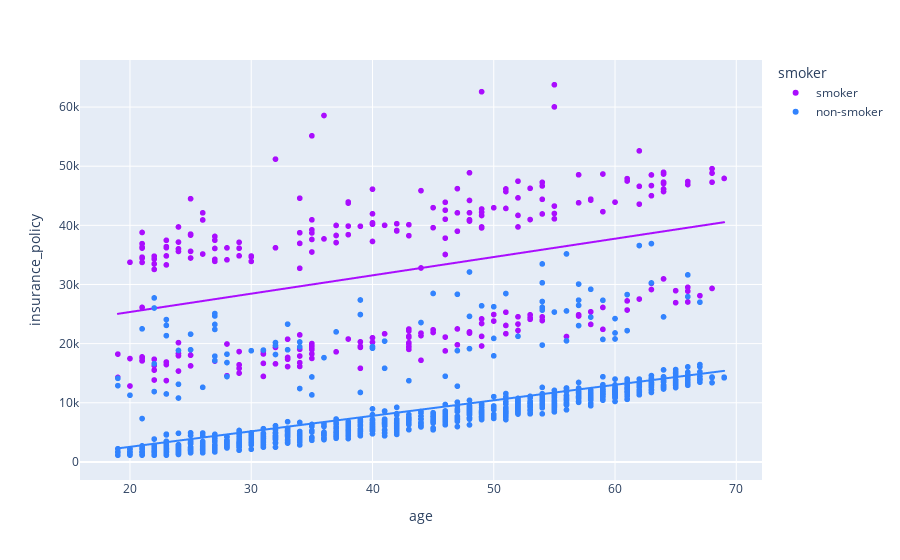

This figure's notebook cell:
### Markdown cell above
It is noticeable that the insurance policy means of the non smokers are (much) lower than of the smokers for every age group.  
Furthermore insurance policy for non smokers rises quite uniformly above the different age groups, whereas the distribution of insurance policy means is far more volatile for the smokers.  
It would be interesting to investigate further the reasoning for this.

### Code cell
import plotly.express as px
fig = px.scatter(df, x='age', y='insurance_policy', color='smoker', trendline='ols', color_discrete_sequence=px.colors.qualitative.Alphabet)
fig.show(renderer="png")

### Figure 1 — Plotly figure (JSON) as saved in the notebook; plotly's stock layout.template omitted (floating-point values rounded to 4 significant figures; data arrays with more than 128 entries replaced by an {"elided": "..."} marker saying what was removed)
{"data": [{"hovertemplate": "smoker=smoker<br>age=%{x}<br>insurance_policy=%{y}<extra></extra>", "legendgroup": "smoker", "marker": {"color": "#AA0DFE", "symbol": "circle"}, "mode": "markers", "name": "smoker", "showlegend": true, "type": "scattergl", "x": {"elided": "265 int values"}, "xaxis": "x", "y": {"elided": "265 float values"}, "yaxis": "y"}, {"hovertemplate": "<b>OLS trendline</b><br>insurance_policy = 309.828 * age + 19148.9<br>R<sup>2</sup>=0.139054<br><br>smoker=smoker<br>age=%{x}<br>insurance_policy=%{y} <b>(trend)</b><extra></extra>", "legendgroup": "smoker", "marker": {"color": "#AA0DFE", "symbol": "circle"}, "mode": "lines", "name": "smoker", "showlegend": false, "type": "scattergl", "x": {"elided": "265 int values"}, "xaxis": "x", "y": {"elided": "265 float values"}, "yaxis": "y"}, {"hovertemplate": "smoker=non-smoker<br>age=%{x}<br>insurance_policy=%{y}<extra></extra>", "legendgroup": "non-smoker", "marker": {"color": "#3283FE", "symbol": "circle"}, "mode": "markers", "name": "non-smoker", "showlegend": true, "type": "scattergl", "x": {"elided": "1035 int values"}, "xaxis": "x", "y": {"elided": "1035 float values"}, "yaxis": "y"}, {"hovertemplate": "<b>OLS trendline</b><br>insurance_policy = 262.143 * age + -2695.97<br>R<sup>2</sup>=0.382859<br><br>smoker=non-smoker<br>age=%{x}<br>insurance_policy=%{y} <b>(trend)</b><extra></extra>", "legendgroup": "non-smoker", "marker": {"color": "#3283FE", "symbol": "circle"}, "mode": "lines", "name": "non-smoker", "showlegend": false, "type": "scattergl", "x": {"elided": "1035 int values"}, "xaxis": "x", "y": {"elided": "1035 float values"}, "yaxis": "y"}], "layout": {"legend": {"title": {"text": "smoker"}, "tracegroupgap": 0}, "margin": {"t": 60}, "xaxis": {"anchor": "y", "domain": [0, 1], "title": {"text": "age"}}, "yaxis": {"anchor": "x", "domain": [0, 1], "title": {"text": "insurance_policy"}}}}
